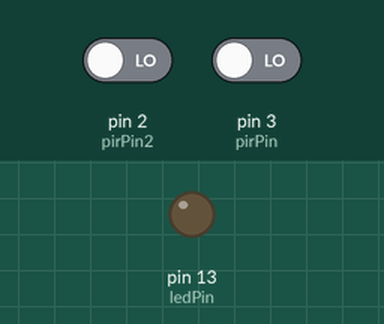
Bench run of a sketch on a simulated Arduino Uno, built with avr-gcc and run on an emulated ATmega328P. Shown: output pins drawn as LEDs (lit = HIGH). The test bench sets the inputs (shaded band); at power-on: pin 2 (pirPin2) LOW, pin 3 (pirPin) LOW. What the sketch prints to the serial monitor is not drawn.

Above: at 3.3 s.
3.4 s: pin 2 (pirPin2) driven HIGH
At 4.8 s:
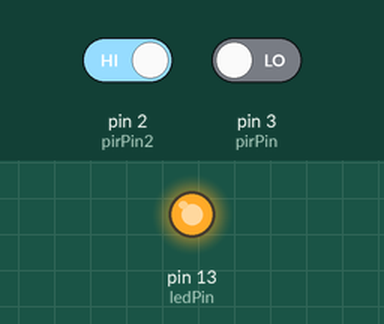
Timing chart, 0 to 6.4 s (numbered marks = the images above; inputs shaded):
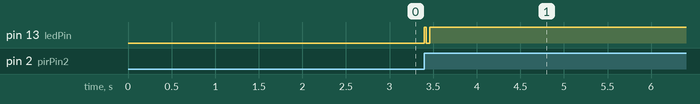

The sketch:

roadradio.ino
```cpp
// (licence header left out)
/////////////////////////////
//VARS
//the time we give the sensor to calibrate (10-60 secs according to the datasheet)
int calibrationTime = 1;

//the time when the sensor outputs a low impulse
long unsigned int lowIn;
long unsigned int lowIn2;

//the amount of milliseconds the sensor has to be low
//before we assume all motion has stopped
long unsigned int pause = 10;

boolean lockLow = true;
boolean takeLowTime;
boolean lockLow2 = true;
boolean takeLowTime2;

float timestamp1 = 0.0;
float timestamp2 = -1.0;
float distance = 1.0;
float velocity = 1000.0;

int pirPin = 3;
int pirPin2 = 2; //the digital pin connected to the PIR sensor's output
int ledPin = 13;


/////////////////////////////
//SETUP
void setup(){
Serial.begin(9600);
pinMode(pirPin, INPUT);
pinMode(ledPin, OUTPUT);
digitalWrite(pirPin, LOW);
//give the sensor some time to calibrate
Serial.print("calibrating sensor ");
for(int i = 0; i < calibrationTime; i++){
Serial.print(".");
delay(1000);
}
Serial.println("done");
Serial.println("SENSOR 1 ACTIVE");
delay(50);
Serial.begin(9600);
pinMode(pirPin2, INPUT);
pinMode(ledPin, OUTPUT);
digitalWrite(pirPin2, LOW);
//give the sensor some time to calibrate
Serial.print("calibrating sensor ");
for(int i = 0; i < calibrationTime; i++){
Serial.print(".");
delay(1000);
}
Serial.println("done");
Serial.println("SENSOR 2 ACTIVE");
delay(50);
}


////////////////////////////
//LOOP
void loop(){
//Serial.print(timestamp2-timestamp1);

if(digitalRead(pirPin) == HIGH){
digitalWrite(ledPin, HIGH); //the led visualizes the sensors output pin state
if(lockLow){
//makes sure we wait for a transition to LOW before any further output is made:
lockLow = false;
Serial.println("---");
Serial.print("motion 1 detected at ");
timestamp1 = millis();
Serial.print(timestamp1);
Serial.println(" milsec");
delay(1);
}
takeLowTime = true;
}

if(digitalRead(pirPin) == LOW){
digitalWrite(ledPin, LOW); //the led visualizes the sensors output pin state

if(takeLowTime){
lowIn = millis(); //save the time of the transition from high to LOW
takeLowTime = false; //make sure this is only done at the start of a LOW phase
}
//if the sensor is low for more than the given pause,
//we assume that no more motion is going to happen
if(!lockLow && millis() - lowIn > pause){
//makes sure this block of code is only executed again after
//a new motion sequence has been detected
lockLow = true;
//Serial.print("motion 1 ended at "); //output
//Serial.print((millis() - pause));
//Serial.println(" milsec");
delay(1);
}
}
if(digitalRead(pirPin2) == HIGH){
digitalWrite(ledPin, HIGH); //the led visualizes the sensors output pin state
if(lockLow2){
//makes sure we wait for a transition to LOW before any further output is made:
lockLow2 = false;
Serial.println("---");
Serial.print("motion 2 detected at ");
timestamp2 = millis();
Serial.print(timestamp2);
Serial.println(" milsec");
delay(1);
}
takeLowTime2 = true;
}

if(digitalRead(pirPin2) == LOW){
digitalWrite(ledPin, LOW); //the led visualizes the sensors output pin state

if(takeLowTime2){
lowIn2 = millis(); //save the time of the transition from high to LOW
takeLowTime2 = false; //make sure this is only done at the start of a LOW phase
}
//if the sensor is low for more than the given pause,
//we assume that no more motion is going to happen
if(!lockLow2 && millis() - lowIn2 > pause){
//makes sure this block of code is only executed again after
//a new motion sequence has been detected
lockLow2 = true;
//Serial.print("motion 2 ended at "); //output
//Serial.print((millis() - pause));
//Serial.println(" milsec");
delay(1);
}

}

if(((distance/(timestamp2 - timestamp1)))>velocity){
Serial.print("#S|OPENALERT|[");
Serial.println("]#");
}

delay(10);
timestamp2 = -1;
timestamp1 = 0;

}
```

Measured:
- after the input at 3.4 s, pin 13 (ledPin): LOW → HIGH at once, → LOW 0.02 s later, → HIGH 0.04 s later
